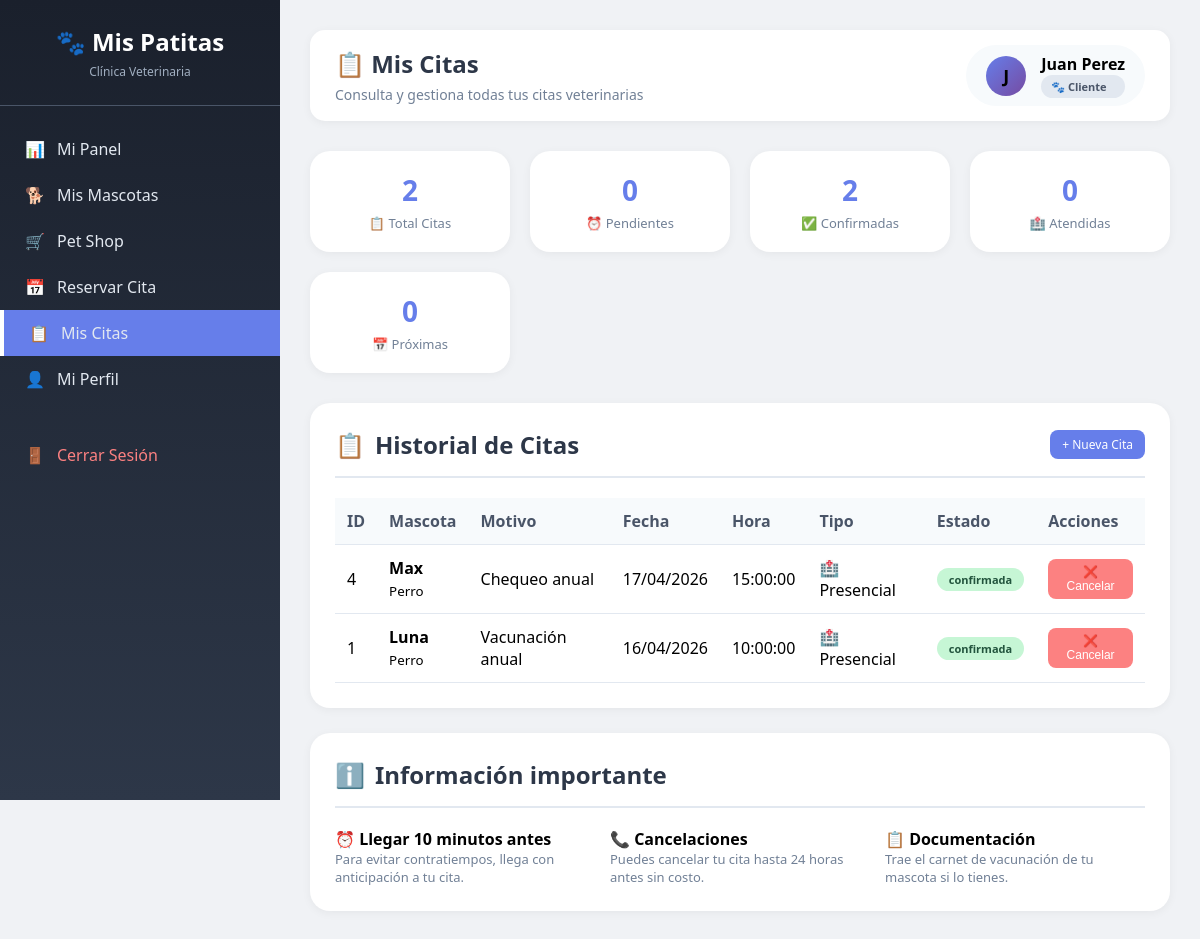
Page /cliente_mis_citas.php (signed in) on the committed database.
### tables this page shows
CREATE TABLE `reservaciones` (
  `id` int NOT NULL AUTO_INCREMENT,
  `nombre_cliente` varchar(100) NOT NULL,
  `telefono` varchar(20) NOT NULL,
  `email` varchar(100) DEFAULT NULL,
  `nombre_mascota` varchar(50) NOT NULL,
  `especie` varchar(30) NOT NULL,
  `motivo_consulta` text,
  `fecha_solicitada` date NOT NULL,
  `hora_solicitada` time NOT NULL,
  `tipo_cita` enum('presencial','domicilio') DEFAULT 'presencial',
  `estado` enum('pendiente','confirmada','atendido','cancelada') DEFAULT 'pendiente',
  `fecha_registro` timestamp NULL DEFAULT CURRENT_TIMESTAMP,
  PRIMARY KEY (`id`)
);

### cliente_mis_citas.php (the view, shortened to what this page needs)
<?php
require_once 'config/database.php';
$user_id = $_SESSION['user_id'];
$dueno = $conn->query("SELECT * FROM duenos WHERE user_id = $user_id")->fetch(PDO::FETCH_ASSOC);
$citas = $conn->prepare("
    SELECT * FROM reservaciones
    WHERE email = ? OR telefono = ?
    ORDER BY fecha_solicitada DESC, hora_solicitada DESC
");
$citas->execute([$dueno['email'], $dueno['telefono']]);
$citas = $citas->fetchAll(PDO::FETCH_ASSOC);
$total_citas = count($citas);
$citas_pendientes = 0;
$citas_confirmadas = 0;
$citas_atendidas = 0;
$citas_proximas = 0;
foreach ($citas as $c) {
    if ($c['estado'] == 'confirmada') $citas_confirmadas++;
}
?>
<!DOCTYPE html>
<html lang="es">
<head>
</head>
<body>
    <div class="dashboard-layout">
        <nav class="sidebar">
            <div class="sidebar-header">
                <h2>🐾 Mis Patitas</h2>
                <p>Clínica Veterinaria</p>
            </div>
            <div class="sidebar-nav">
                <a href="cliente_dashboard.php">
                    <span>📊</span> <span>Mi Panel</span>
                </a>
                <a href="cliente_mascotas.php">
                    <span>🐕</span> <span>Mis Mascotas</span>
                </a>
                <a href="cliente_petshop.php">
                    <span>🛒</span> <span>Pet Shop</span>
                </a>
                <a href="cliente_citas.php">
                    <span>📅</span> <span>Reservar Cita</span>
                </a>
                <a href="cliente_mis_citas.php" class="active">
                    <span>📋</span> <span>Mis Citas</span>
                </a>
                <a href="perfil_cliente.php">
                    <span>👤</span> <span>Mi Perfil</span>
                </a>
                <a href="logout.php" class="logout">
                    <span>🚪</span> <span>Cerrar Sesión</span>
                </a>
            </div>
        </nav>
        <main class="main-content">
            <div class="top-bar">
                <div class="welcome">
                    <h1>📋 Mis Citas</h1>
                    <p>Consulta y gestiona todas tus citas veterinarias</p>
                </div>
                <div class="user-info">
                    <div class="avatar">
                        <?php echo strtoupper(substr($_SESSION['nombre'] ?? 'U', 0, 1)); ?>
                    </div>
                    <div>
                        <strong><?php echo htmlspecialchars($_SESSION['nombre'] ?? 'Usuario'); ?></strong>
                        <div class="badge-role">🐾 Cliente</div>
                    </div>
                </div>
            </div>
            <div class="stats-grid">
                <div class="stat-card">
                    <h3><?php echo $total_citas; ?></h3>
                    <p>📋 Total Citas</p>
                </div>
                <div class="stat-card">
                    <h3><?php echo $citas_pendientes; ?></h3>
                    <p>⏰ Pendientes</p>
                </div>
                <div class="stat-card">
                    <h3><?php echo $citas_confirmadas; ?></h3>
                    <p>✅ Confirmadas</p>
                </div>
                <div class="stat-card">
                    <h3><?php echo $citas_atendidas; ?></h3>
                    <p>🏥 Atendidas</p>
                </div>
                <div class="stat-card">
                    <h3><?php echo $citas_proximas; ?></h3>
                    <p>📅 Próximas</p>
                </div>
            </div>
            <div class="table-card">
                <div class="card-header">
                    <h2>
                        <span>📋</span> Historial de Citas
                    </h2>
                    <a href="cliente_citas.php" class="btn btn-primary">+ Nueva Cita</a>
                </div>
                <?php if (count($citas) > 0): ?>
                    <div class="table-container">
                        <table class="data-table">
                            <thead>
                                <tr>
                                    <th>ID</th>
                                    <th>Mascota</th>
                                    <th>Motivo</th>
                                    <th>Fecha</th>
                                    <th>Hora</th>
                                    <th>Tipo</th>
                                    <th>Estado</th>
                                    <th>Acciones</th>
                                </tr>
                            </thead>
                            <tbody>
                                <?php foreach($citas as $c): ?>
                                <tr>
                                    <td><?php echo $c['id']; ?></td>
                                    <td>
                                        <strong><?php echo htmlspecialchars($c['nombre_mascota']); ?></strong><br>
                                        <small><?php echo htmlspecialchars($c['especie']); ?></small>
                                    </td>
                                    <td><?php echo htmlspecialchars(substr($c['motivo_consulta'], 0, 50)); ?></td>
                                    <td><?php echo date('d/m/Y', strtotime($c['fecha_solicitada'])); ?></td>
                                    <td><?php echo $c['hora_solicitada']; ?></td>
                                    <td>
                                        <?php echo $c['tipo_cita'] == 'presencial' ? '🏥 Presencial' : '🏠 Domicilio'; ?>
                                    </td>
                                    <td>
                                        <?php
                                        $clase = '';
                                        if ($c['estado'] == 'pendiente') $clase = 'badge-pendiente';
                                        elseif ($c['estado'] == 'confirmada') $clase = 'badge-confirmada';
                                        elseif ($c['estado'] == 'atendido') $clase = 'badge-atendido';
                                        else $clase = 'badge-cancelada';
                                        ?>
                                        <span class="badge <?php echo $clase; ?>">
                                            <?php echo $c['estado']; ?>
                                        </span>
                                    </td>
                                    <td>
                                        <?php if ($c['estado'] == 'pendiente' || $c['estado'] == 'confirmada'): ?>
                                            <form method="POST" onsubmit="return confirm('¿Cancelar esta cita?')">
                                                <button type="submit" name="cancelar_cita" class="btn btn-danger">
                                                    ❌ Cancelar
                                                </button>
                                            </form>
                                        <?php else: ?>
                                            <span style="color: #718096;">No aplica</span>
                                        <?php endif; ?>
                                    </td>
                                </tr>
                                <?php endforeach; ?>
                            </tbody>
                        </table>
                    </div>
                <?php endif; ?>
            </div>
            <div class="table-card">
                <div class="card-header">
                    <h2>
                        <span>ℹ️</span> Información importante
                    </h2>
                </div>
                <div style="display: grid; grid-template-columns: repeat(auto-fit, minmax(250px, 1fr)); gap: 15px;">
                    <div>
                        <strong>⏰ Llegar 10 minutos antes</strong>
                        <p style="font-size: 13px; color: #718096;">Para evitar contratiempos, llega con anticipación a tu cita.</p>
                    </div>
                    <div>
                        <strong>📞 Cancelaciones</strong>
                        <p style="font-size: 13px; color: #718096;">Puedes cancelar tu cita hasta 24 horas antes sin costo.</p>
                    </div>
                    <div>
                        <strong>📋 Documentación</strong>
                        <p style="font-size: 13px; color: #718096;">Trae el carnet de vacunación de tu mascota si lo tienes.</p>
                    </div>
                </div>
            </div>
        </main>
    </div>
</body>
</html>

### cliente_mis_citas.php (style rules this page uses)
* { margin: 0; padding: 0; box-sizing: border-box; }
body { font-family: 'Segoe UI', Tahoma, Geneva, Verdana, sans-serif; background: #f0f2f5; }
.dashboard-layout { display: flex; min-height: 100vh; }
.sidebar { width: 280px; background: linear-gradient(180deg, #1a202c 0%, #2d3748 100%); color: white; position: fixed; height: 100vh; overflow-y: auto; transition: all 0.3s; z-index: 100; }
.sidebar-header { padding: 25px; text-align: center; border-bottom: 1px solid #4a5568; }
.sidebar-header h2 { font-size: 1.5em; margin-bottom: 5px; }
.sidebar-header p { font-size: 12px; color: #a0aec0; }
.sidebar-nav { padding: 20px 0; }
.sidebar-nav a { display: flex; align-items: center; padding: 12px 25px; color: #e2e8f0; text-decoration: none; transition: all 0.3s; gap: 12px; }
.sidebar-nav a.active { background: #667eea; border-left: 4px solid white; }
.sidebar-nav .logout { margin-top: 30px; color: #fc8181; }
.main-content { flex: 1; margin-left: 280px; padding: 30px; }
.top-bar { background: white; border-radius: 15px; padding: 15px 25px; margin-bottom: 30px; display: flex; justify-content: space-between; align-items: center; box-shadow: 0 2px 10px rgba(0,0,0,0.05); flex-wrap: wrap; gap: 15px; }
.welcome h1 { font-size: 1.5em; color: #2d3748; }
.welcome p { color: #718096; font-size: 14px; margin-top: 5px; }
.user-info { display: flex; align-items: center; gap: 15px; background: #f7fafc; padding: 8px 20px; border-radius: 50px; }
.user-info .avatar { width: 40px; height: 40px; background: linear-gradient(135deg, #667eea, #764ba2); border-radius: 50%; display: flex; align-items: center; justify-content: center; font-weight: bold; font-size: 18px; }
.user-info .badge-role { background: #e2e8f0; padding: 4px 10px; border-radius: 20px; font-size: 11px; font-weight: bold; color: #4a5568; }
.stats-grid { display: grid; grid-template-columns: repeat(auto-fit, minmax(160px, 1fr)); gap: 20px; margin-bottom: 30px; }
.stat-card { background: white; border-radius: 20px; padding: 20px; text-align: center; box-shadow: 0 2px 10px rgba(0,0,0,0.05); transition: transform 0.3s; }
.stat-card h3 { font-size: 28px; color: #667eea; margin-bottom: 5px; }
.stat-card p { color: #718096; font-size: 13px; }
.table-card { background: white; border-radius: 20px; padding: 25px; margin-bottom: 25px; box-shadow: 0 2px 10px rgba(0,0,0,0.05); }
.card-header { display: flex; justify-content: space-between; align-items: center; margin-bottom: 20px; padding-bottom: 15px; border-bottom: 2px solid #e2e8f0; flex-wrap: wrap; gap: 10px; }
.card-header h2 { color: #2d3748; display: flex; align-items: center; gap: 10px; }
.table-container { overflow-x: auto; }
.data-table { width: 100%; border-collapse: collapse; }
.data-table th, .data-table td { padding: 12px; text-align: left; border-bottom: 1px solid #e2e8f0; }
.data-table th { background: #f7fafc; font-weight: 600; color: #4a5568; }
.badge { display: inline-block; padding: 4px 12px; border-radius: 20px; font-size: 11px; font-weight: bold; }
.badge-confirmada { background: #c6f6d5; color: #22543d; }
.btn { padding: 6px 12px; border: none; border-radius: 8px; cursor: pointer; font-size: 12px; font-weight: 500; transition: all 0.3s; }
.btn-danger { background: #fc8181; color: white; }
.btn-primary { background: #667eea; color: white; text-decoration: none; display: inline-block; }

### rows in the picture
reservaciones: id "4", nombre_mascota "Max", especie "Perro", motivo_consulta "Chequeo anual", fecha_solicitada "17/04/2026", hora_solicitada "15:00:00", tipo_cita "🏥 Presencial", estado "confirmada"
reservaciones: id "1", nombre_mascota "Luna", especie "Perro", motivo_consulta "Vacunación anual", fecha_solicitada "16/04/2026", hora_solicitada "10:00:00", tipo_cita "🏥 Presencial", estado "confirmada"

### other values in the picture
substr($_SESSION['nombre'] ?? 'U', 0, 1) "J"
$_SESSION['nombre'] "Juan Perez"
$total_citas "2"
$citas_pendientes "0"
$citas_confirmadas "2"
$citas_atendidas "0"
$citas_proximas "0"
